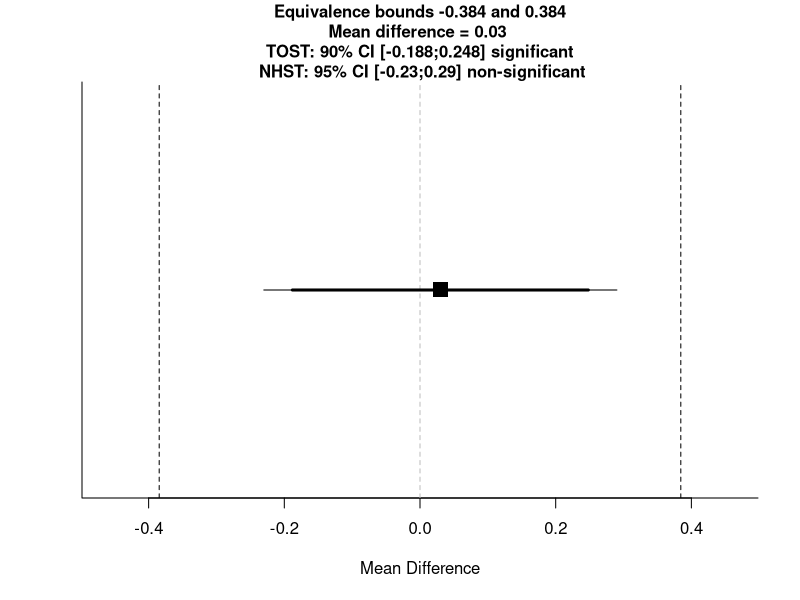
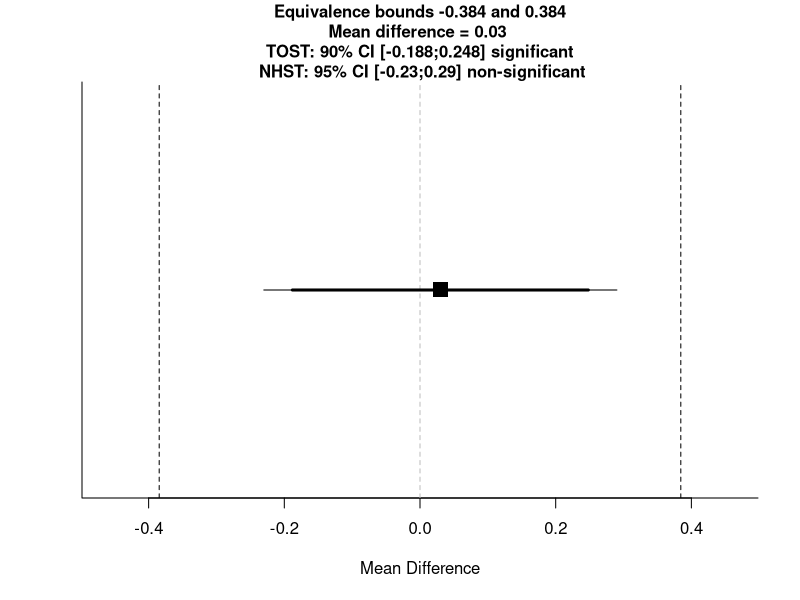
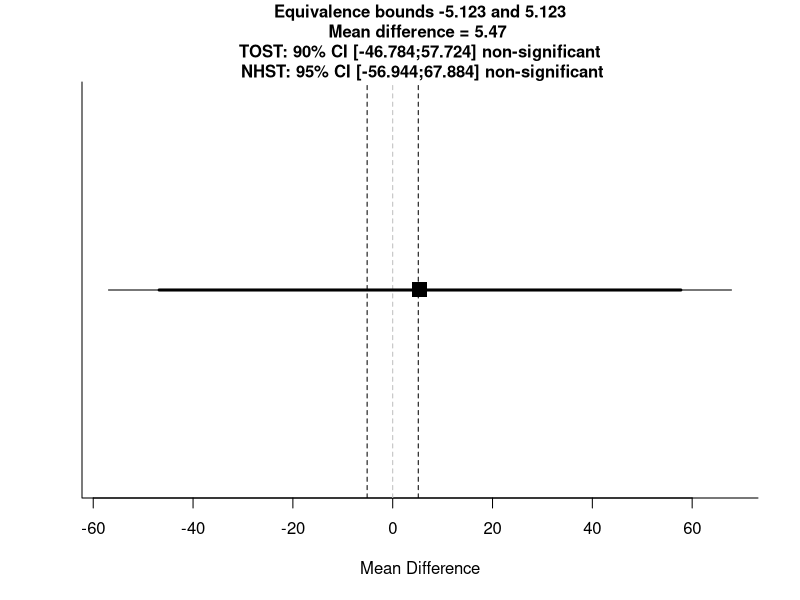
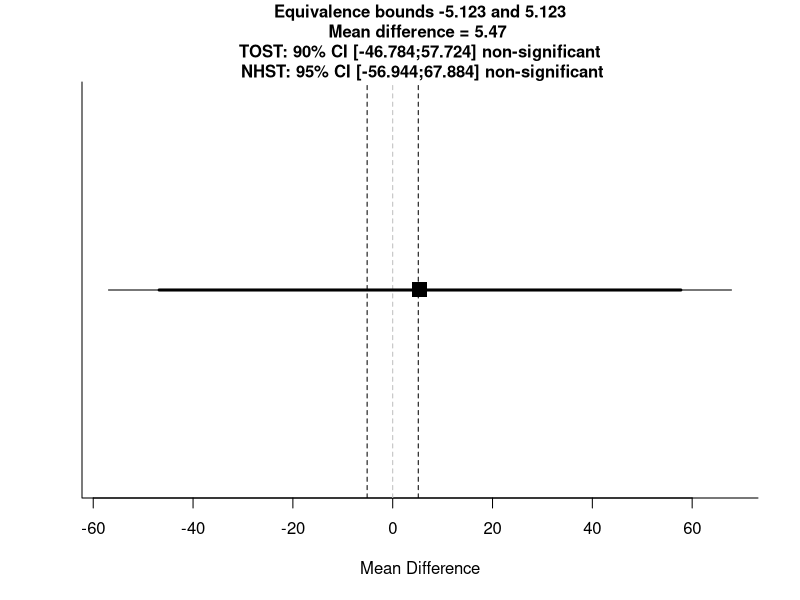
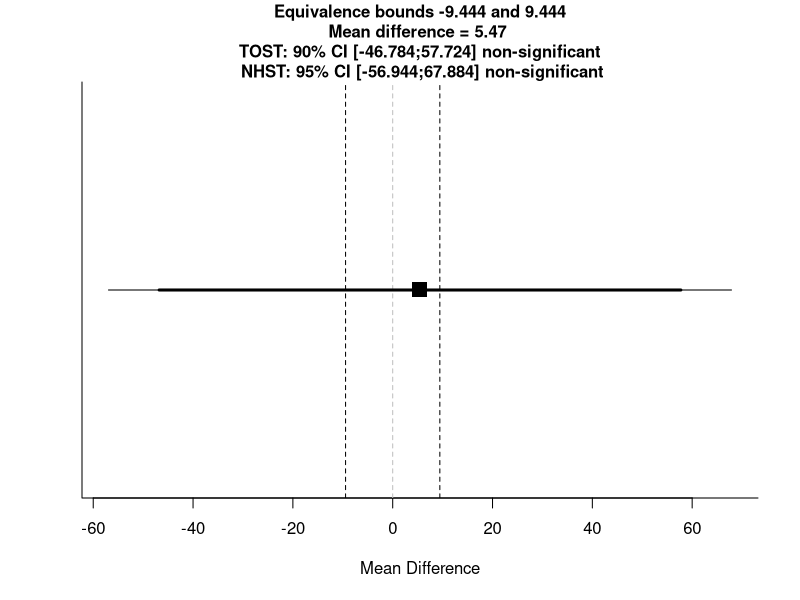
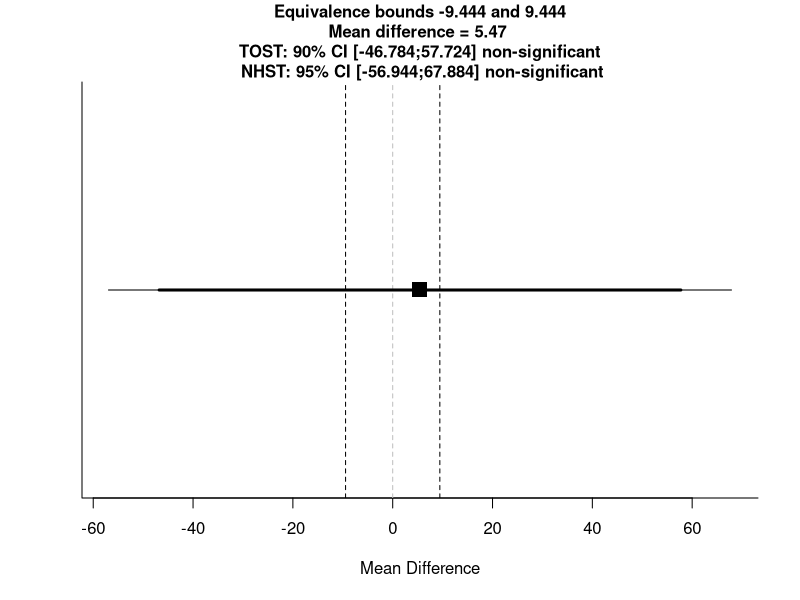
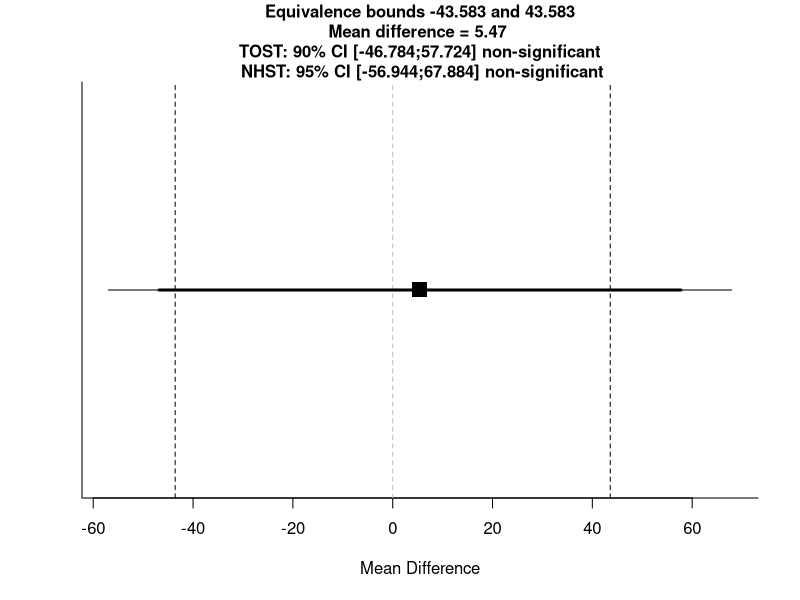
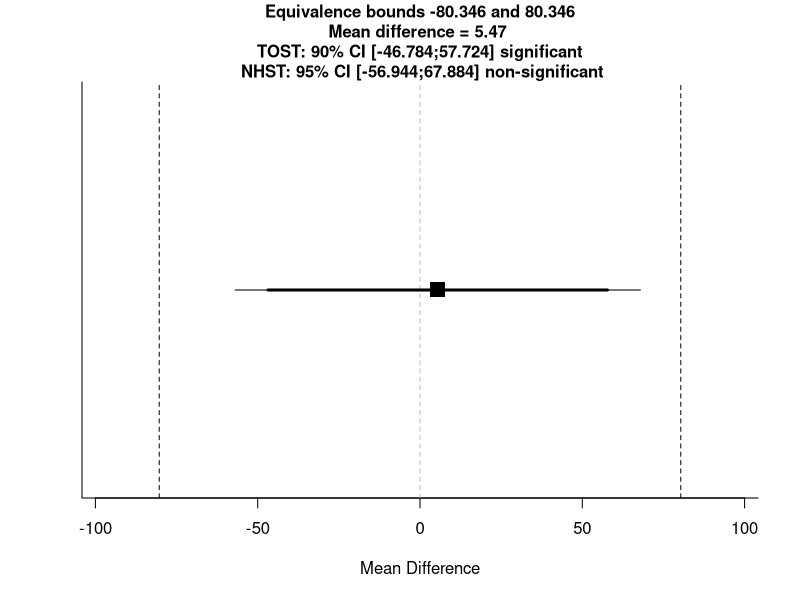

These charts were generated, in order, by the following R code:
###==========================================================================###
################ Daniel: TOSTtwo + BFs from standardised effects ###############
###==========================================================================###

#' TOST function for an independent t-test (Cohen's d)
#' @param m1 mean of group 1
#' @param m2 mean of group 2
#' @param sd1 standard deviation of group 1
#' @param sd2 standard deviation of group 2
#' @param n1 sample size in group 1
#' @param n2 sample size in group 2
#' @param low_eqbound_d lower equivalence bounds (e.g., -0.5) expressed in standardized mean difference (Cohen's d)
#' @param high_eqbound_d upper equivalence bounds (e.g., 0.5) expressed in standardized mean difference (Cohen's d)
#' @param alpha alpha level (default = 0.05)
#' @param var.equal logical variable indicating whether equal variances assumption is assumed to be TRUE or FALSE.  Defaults to FALSE.
#' @return Returns TOST t-value 1, TOST p-value 1, TOST t-value 2, TOST p-value 2, degrees of freedom, low equivalence bound, high equivalence bound, low equivalence bound in Cohen's d, high equivalence bound in Cohen's d, Lower limit confidence interval TOST, Upper limit confidence interval TOST
#' @importFrom stats pnorm pt qnorm qt
#' @importFrom graphics abline plot points segments title
#' @examples
#' ## Eskine (2013) showed that participants who had been exposed to organic
#' ## food were substantially harsher in their moral judgments relative to
#' ## those exposed to control (d = 0.81, 95% CI: [0.19, 1.45]). A
#' ## replication by Moery & Calin-Jageman (2016, Study 2) did not observe
#' ## a significant effect (Control: n = 95, M = 5.25, SD = 0.95, Organic
#' ## Food: n = 89, M = 5.22, SD = 0.83). Following Simonsohn's (2015)
#' ## recommendation the equivalence bound was set to the effect size the
#' ## original study had 33% power to detect (with n = 21 in each condition,
#' ## this means the equivalence bound is d = 0.48, which equals a
#' ## difference of 0.384 on a 7-point scale given the sample sizes and a
#' ## pooled standard deviation of 0.894). Using a TOST equivalence test
#' ## with default alpha = 0.05, not assuming equal variances, and equivalence
#' ## bounds of d = -0.43 and d = 0.43 is significant, t(182) = -2.69,
#' ## p = 0.004. We can reject effects larger than d = 0.43.
#'
#' TOSTtwo(m1=5.25,m2=5.22,sd1=0.95,sd2=0.83,n1=95,n2=89,low_eqbound_d=-0.43,high_eqbound_d=0.43)
#' @section References:
#' Berger, R. L., & Hsu, J. C. (1996). Bioequivalence Trials, Intersection-Union Tests and Equivalence Confidence Sets. Statistical Science, 11(4), 283-302.
#'
#' Gruman, J. A., Cribbie, R. A., & Arpin-Cribbie, C. A. (2007). The effects of heteroscedasticity on tests of equivalence. Journal of Modern Applied Statistical Methods, 6(1), 133-140, formula for Welch's t-test on page 135
#' @export
#'

TOSTtwo<-function(m1,m2,sd1,sd2,n1,n2,low_eqbound_d, high_eqbound_d, alpha, var.equal, prior_dist, effect_prior, se_prior, df_prior){
  if(missing(alpha)) {
    alpha<-0.05
  }
  if(missing(var.equal)) {
    var.equal<-FALSE
  }
  if(var.equal==TRUE) {
    sdpooled<-sqrt((((n1 - 1)*(sd1^2)) + (n2 - 1)*(sd2^2))/((n1+n2)-2)) #calculate sd pooled
    low_eqbound<-low_eqbound_d*sdpooled
    high_eqbound<-high_eqbound_d*sdpooled
    degree_f<-n1+n2-2
    t1<-((m1-m2)-low_eqbound)/(sdpooled*sqrt(1/n1 + 1/n2))  #students t-test lower bound
    p1<-pt(t1, degree_f, lower.tail=FALSE)
    t2<-((m1-m2)-high_eqbound)/(sdpooled*sqrt(1/n1 + 1/n2)) #students t-test upper bound
    p2<-pt(t2, degree_f, lower.tail=TRUE)
    t<-(m1-m2)/(sdpooled*sqrt(1/n1 + 1/n2))
    pttest<-2*pt(-abs(t), df=degree_f)
    LL90<-(m1-m2)-qt(1-alpha, n1+n2-2)*(sdpooled*sqrt(1/n1 + 1/n2))
    UL90<-(m1-m2)+qt(1-alpha, n1+n2-2)*(sdpooled*sqrt(1/n1 + 1/n2))
    LL95<-(m1-m2)-qt(1-(alpha/2), n1+n2-2)*(sdpooled*sqrt(1/n1 + 1/n2))
    UL95<-(m1-m2)+qt(1-(alpha/2), n1+n2-2)*(sdpooled*sqrt(1/n1 + 1/n2))
  } else {
    sdpooled<-sqrt((sd1^2 + sd2^2)/2) #calculate sd root mean squared for Welch's t-test
    low_eqbound<-low_eqbound_d*sdpooled
    high_eqbound<-high_eqbound_d*sdpooled
    degree_f<-(sd1^2/n1+sd2^2/n2)^2/(((sd1^2/n1)^2/(n1-1))+((sd2^2/n2)^2/(n2-1))) #degrees of freedom for Welch's t-test
    t1<-((m1-m2)-low_eqbound)/sqrt(sd1^2/n1 + sd2^2/n2) #welch's t-test upper bound
    p1<-pt(t1, degree_f, lower.tail=FALSE) #p-value for Welch's TOST t-test
    t2<-((m1-m2)-high_eqbound)/sqrt(sd1^2/n1 + sd2^2/n2) #welch's t-test lower bound
    p2<-pt(t2, degree_f, lower.tail=TRUE) #p-value for Welch's TOST t-test
    t<-(m1-m2)/sqrt(sd1^2/n1 + sd2^2/n2) #welch's t-test NHST
    pttest<-2*pt(-abs(t), df=degree_f) #p-value for Welch's t-test
    LL90<-(m1-m2)-qt(1-alpha, degree_f)*sqrt(sd1^2/n1 + sd2^2/n2) #Lower limit for CI Welch's t-test
    UL90<-(m1-m2)+qt(1-alpha, degree_f)*sqrt(sd1^2/n1 + sd2^2/n2) #Upper limit for CI Welch's t-test
    LL95<-(m1-m2)-qt(1-(alpha/2), degree_f)*sqrt(sd1^2/n1 + sd2^2/n2) #Lower limit for CI Welch's t-test
    UL95<-(m1-m2)+qt(1-(alpha/2), degree_f)*sqrt(sd1^2/n1 + sd2^2/n2) #Upper limit for CI Welch's t-test
  }
  ptost<-max(p1,p2) #Get highest p-value for summary TOST result
  ttost<-ifelse(abs(t1) < abs(t2), t1, t2) #Get lowest t-value for summary TOST result
  dif<-(m1-m2)
  testoutcome<-ifelse(pttest<alpha,"significant","non-significant")
  TOSToutcome<-ifelse(ptost<alpha,"significant","non-significant")
  plot(NA, ylim=c(0,1), xlim=c(min(LL90,low_eqbound)-max(UL90-LL90, high_eqbound-low_eqbound)/10, max(UL90,high_eqbound)+max(UL90-LL90, high_eqbound-low_eqbound)/10), bty="l", yaxt="n", ylab="",xlab="Mean Difference")
  points(x=dif, y=0.5, pch=15, cex=2)
  abline(v=high_eqbound, lty=2)
  abline(v=low_eqbound, lty=2)
  abline(v=0, lty=2, col="grey")
  segments(LL90,0.5,UL90,0.5, lwd=3)
  segments(LL95,0.5,UL95,0.5, lwd=1)
  title(main=paste("Equivalence bounds ",round(low_eqbound,digits=3)," and ",round(high_eqbound,digits=3),"\nMean difference = ",round(dif,digits=3)," \n TOST: ", 100*(1-alpha*2),"% CI [",round(LL90,digits=3),";",round(UL90,digits=3),"] ", TOSToutcome," \n NHST: ", 100*(1-alpha),"% CI [",round(LL95,digits=3),";",round(UL95,digits=3),"] ", testoutcome,sep=""), cex.main=1)
  if(var.equal == TRUE) {
    message(cat("Using alpha = ",alpha," Student's t-test was ",testoutcome,", t(",degree_f,") = ",t,", p = ",pttest,sep=""))
    cat("\n")
    message(cat("Using alpha = ",alpha," the equivalence test based on Student's t-test was ",TOSToutcome,", t(",degree_f,") = ",ttost,", p = ",ptost,sep=""))
  } else {
    message(cat("Using alpha = ",alpha," Welch's t-test was ",testoutcome,", t(",degree_f,") = ",t,", p = ",pttest,sep=""))
    cat("\n")
    message(cat("Using alpha = ",alpha," the equivalence test based on Welch's t-test  was ",TOSToutcome,", t(",degree_f,") = ",ttost,", p = ",ptost,sep=""))
  }
  TOSTresults<-data.frame(t1,p1,t2,p2,degree_f)
  colnames(TOSTresults) <- c("t-value 1","p-value 1","t-value 2","p-value 2","df")
  bound_d_results<-data.frame(low_eqbound_d,high_eqbound_d)
  colnames(bound_d_results) <- c("low bound d","high bound d")
  bound_results<-data.frame(low_eqbound,high_eqbound)
  colnames(bound_results) <- c("low bound raw","high bound raw")
  CIresults<-data.frame(LL90,UL90)
  colnames(CIresults) <- c(paste("Lower Limit ",100*(1-alpha*2),"% CI raw",sep=""),paste("Upper Limit ",100*(1-alpha*2),"% CI raw",sep=""))
  cat("TOST results:\n")
  print(TOSTresults)
  cat("\n")
  cat("Equivalence bounds (Cohen's d):\n")
  print(bound_d_results)
  cat("\n")
  cat("Equivalence bounds (raw scores):\n")
  print(bound_results)
  cat("\n")
  cat("TOST confidence interval:\n")
  print(CIresults)
  #below added BF calc
  bayes<-TRUE #expect to povide bayes
  if(missing(effect_prior)) {
    bayes<-FALSE #if no prior effect size is provided, BF not calculated
  }
  if(bayes==TRUE) {
    if(prior_dist=="normal") {
      if(missing(se_prior)) {
        se_prior<-effect_prior/2 #if not specified otherwise, default SE is effect/2
      }
    }
    if(prior_dist=="halfnormal") {
      if(missing(se_prior)) {
        se_prior<-effect_prior #if not specified otherwise, default SE is effect
        effect_prior<-0 #halfnormal is centered on 0
      }
    }
  }
  if(missing(df_prior)) {
    df_prior<-100000 #if not specified otherwise, default df = 100000 (practically normal)
  }
  theta <- effect_prior - 10 * se_prior
  incr <- se_prior / 200
  theta=seq(from = effect_prior - 10 * se_prior, by = incr, length = 4001)
  dist_theta <- dt(x = (theta-effect_prior)/se_prior, df=df_prior)
  if(prior_dist=="halfnormal"){
    dist_theta[theta <= 0] = 0
  }
  dist_theta_alt = dist_theta/sum(dist_theta)
  likelihood <- dt((abs(dif)-theta)/(abs(dif)/abs(t)), df = degree_f) #use abs(dif) - can be set to d
  likelihood_alt = likelihood/sum(likelihood)
  height <- dist_theta * likelihood
  area <- sum(height * incr)
  normarea <- sum(dist_theta * incr)
  height_alt = dist_theta_alt * likelihood_alt
  height_alt = height_alt/sum(height_alt)
  LikelihoodTheory <- area/normarea
  LikelihoodNull <- dt(abs(dif)/(abs(dif)/abs(t)), df = degree_f)
  BayesFactor <- round(LikelihoodTheory / LikelihoodNull, 2)
  bayes_results <- data.frame(BayesFactor, LikelihoodTheory, LikelihoodNull)
  colnames(bayes_results) <- c("Bayes Factor","Likelihood (alternative)","Likelihood (null)")
  cat("Bayes Results:\n")
  print(bayes_results)
  cat("\n")
  invisible(list(TOST_t1=t1,TOST_p1=p1,TOST_t2=t2,TOST_p2=p2, TOST_df=degree_f,alpha=alpha,low_eqbound=low_eqbound,high_eqbound=high_eqbound,low_eqbound_d=low_eqbound_d,high_eqbound_d=high_eqbound_d, LL_CI_TOST=LL90,UL_CI_TOST=UL90,bf=BayesFactor, ll_theory=LikelihoodTheory, ll_null=LikelihoodNull))
}

TOSTtwo(m1=5.25,m2=5.22,sd1=0.95,sd2=0.83,n1=95,n2=89,low_eqbound_d=-0.43,high_eqbound_d=0.43, var.equal=TRUE, prior_dist = "halfnormal", effect_prior = 0.5)
TOSTtwo(m1=5.25,m2=5.22,sd1=0.95,sd2=0.83,n1=95,n2=89,low_eqbound_d=-0.43,high_eqbound_d=0.43, var.equal=TRUE, prior_dist = "normal", effect_prior = 0.5)

###==========================================================================###
############### Neil McLatchie: TOSTtwo + BFs from *raw* effects ###############
###==========================================================================###

TOSTtwo.raw.nm<-function(m1,m2,sd1,sd2,n1,n2,low_eqbound, high_eqbound, alpha, var.equal, prior_dist, effect_prior, se_prior, df_prior)
{
  if(missing(alpha)) {
    alpha<-0.05
  }
  if(missing(var.equal)) {
    var.equal<-FALSE
  }
  if(var.equal==TRUE) {
    sdpooled<-sqrt((((n1 - 1)*(sd1^2)) + (n2 - 1)*(sd2^2))/((n1+n2)-2)) #calculate sd pooled
    t1<-((m1-m2)-low_eqbound)/(sdpooled*sqrt(1/n1 + 1/n2))
    degree_f<-n1+n2-2
    p1<-pt(t1, degree_f, lower.tail=FALSE)
    t2<-((m1-m2)-high_eqbound)/(sdpooled*sqrt(1/n1 + 1/n2))
    p2<-pt(t2, degree_f, lower.tail=TRUE)
    LL90<-(m1-m2)-qt(1-alpha, degree_f)*(sdpooled*sqrt(1/n1 + 1/n2))
    UL90<-(m1-m2)+qt(1-alpha, degree_f)*(sdpooled*sqrt(1/n1 + 1/n2))
    LL95<-(m1-m2)-qt(1-(alpha/2), degree_f)*(sdpooled*sqrt(1/n1 + 1/n2))
    UL95<-(m1-m2)+qt(1-(alpha/2), degree_f)*(sdpooled*sqrt(1/n1 + 1/n2))
    t<-(m1-m2)/(sdpooled*sqrt(1/n1 + 1/n2))
    pttest<-2*pt(-abs(t), df=degree_f)
  } else {
    sdpooled<-sqrt((sd1^2 + sd2^2)/2) #calculate sd root mean squared for Welch's t-test
    t1<-((m1-m2)-low_eqbound)/sqrt(sd1^2/n1 + sd2^2/n2) #welch's t-test lower bound
    degree_f<-(sd1^2/n1+sd2^2/n2)^2/(((sd1^2/n1)^2/(n1-1))+((sd2^2/n2)^2/(n2-1))) #degrees of freedom for Welch's t-test
    p1<-pt(t1, degree_f, lower.tail=FALSE) #p-value for Welch's TOST t-test
    t2<-((m1-m2)-high_eqbound)/sqrt(sd1^2/n1 + sd2^2/n2) #welch's t-test upper bound
    p2<-pt(t2, degree_f, lower.tail=TRUE) #p-value for Welch's TOST t-test
    t<-(m1-m2)/sqrt(sd1^2/n1 + sd2^2/n2) #welch's t-test NHST
    pttest<-2*pt(-abs(t), df=degree_f) #p-value for Welch's t-test
    LL90<-(m1-m2)-qt(1-alpha, degree_f)*sqrt(sd1^2/n1 + sd2^2/n2) #Lower limit for CI Welch's t-test
    UL90<-(m1-m2)+qt(1-alpha, degree_f)*sqrt(sd1^2/n1 + sd2^2/n2) #Upper limit for CI Welch's t-test
    LL95<-(m1-m2)-qt(1-(alpha/2), degree_f)*sqrt(sd1^2/n1 + sd2^2/n2) #Lower limit for CI Welch's t-test
    UL95<-(m1-m2)+qt(1-(alpha/2), degree_f)*sqrt(sd1^2/n1 + sd2^2/n2) #Upper limit for CI Welch's t-test
  }
  ptost<-max(p1,p2) #Get highest p-value for summary TOST result
  ttost<-ifelse(abs(t1) < abs(t2), t1, t2) #Get lowest t-value for summary TOST result
  dif<-(m1-m2)
  testoutcome<-ifelse(pttest<alpha,"significant","non-significant")
  TOSToutcome<-ifelse(ptost<alpha,"significant","non-significant")
  plot(NA, ylim=c(0,1), xlim=c(min(LL90,low_eqbound)-max(UL90-LL90, high_eqbound-low_eqbound)/10, max(UL90,high_eqbound)+max(UL90-LL90, high_eqbound-low_eqbound)/10), bty="l", yaxt="n", ylab="",xlab="Mean Difference")
  points(x=dif, y=0.5, pch=15, cex=2)
  abline(v=high_eqbound, lty=2)
  abline(v=low_eqbound, lty=2)
  abline(v=0, lty=2, col="grey")
  segments(LL90,0.5,UL90,0.5, lwd=3)
  segments(LL95,0.5,UL95,0.5, lwd=1)
  title(main=paste("Equivalence bounds ",round(low_eqbound,digits=3)," and ",round(high_eqbound,digits=3),"\nMean difference = ",round(dif,digits=3)," \n TOST: ", 100*(1-alpha*2),"% CI [",round(LL90,digits=3),";",round(UL90,digits=3),"] ", TOSToutcome," \n NHST: ", 100*(1-alpha),"% CI [",round(LL95,digits=3),";",round(UL95,digits=3),"] ", testoutcome,sep=""), cex.main=1)
  if(var.equal == TRUE) {
    message(cat("Using alpha = ",alpha," Student's t-test was ",testoutcome,", t(",degree_f,") = ",t,", p = ",pttest,sep=""))
    cat("\n")
    message(cat("Using alpha = ",alpha," the equivalence test based on Student's t-test was ",TOSToutcome,", t(",degree_f,") = ",ttost,", p = ",ptost,sep=""))
  } else {
    message(cat("Using alpha = ",alpha," Welch's t-test was ",testoutcome,", t(",degree_f,") = ",t,", p = ",pttest,sep=""))
    cat("\n")
    message(cat("Using alpha = ",alpha," the equivalence test based on Welch's t-test  was ",TOSToutcome,", t(",degree_f,") = ",ttost,", p = ",ptost,sep=""))
  }
  TOSTresults<-data.frame(t1,p1,t2,p2,degree_f)
  colnames(TOSTresults) <- c("t-value 1","p-value 1","t-value 2","p-value 2","df")
  bound_results<-data.frame(low_eqbound,high_eqbound)
  colnames(bound_results) <- c("low bound raw","high bound raw")
  CIresults<-data.frame(LL90,UL90)
  colnames(CIresults) <- c(paste("Lower Limit ",100*(1-alpha*2),"% CI raw",sep=""),paste("Upper Limit ",100*(1-alpha*2),"% CI raw",sep=""))
  cat("TOST results:\n")
  print(TOSTresults)
  cat("\n")
  cat("Equivalence bounds (raw scores):\n")
  print(bound_results)
  cat("\n")
  cat("TOST confidence interval:\n")
  print(CIresults)
  #below added BF calc
  bayes<-TRUE #expect to provide bayes
  if(missing(effect_prior)) {
    bayes<-FALSE #if no prior effect size is provided, BF not calculated
  }
  if(bayes==TRUE) {
    if(prior_dist=="normal") {
      if(missing(se_prior)) {
        se_prior<-effect_prior/2 #if not specified otherwise, default SE is effect/2
      }
    }
    if(prior_dist=="halfnormal") {
      if(missing(se_prior)) {
        se_prior<-effect_prior #if not specified otherwise, default SE is effect
        effect_prior<-0 #halfnormal is centered on 0
      } }
    if(prior_dist=="cauchy") {
      df_prior<-1
      {
        if(missing(se_prior)) 
        {df_prior<-1
        se_prior<-effect_prior/2} #if not specified otherwise, default SE is effect
      }}
    if(prior_dist=="halfcauchy") {
      {df_prior<-1}
      if(missing(se_prior)) {
        df_prior<-1
        se_prior<-effect_prior #if not specified otherwise, default SE is effect
        effect_prior<-0 #halfcauchy is centered on 0
      }}
    
    if(missing(df_prior)) {
      df_prior<-1000 #if not specified otherwise, default df = 100000 (practically normal)
    }
    theta <- effect_prior - 10 * se_prior
    incr <- se_prior / 200
    theta=seq(from = effect_prior - 10 * se_prior, by = incr, length = 4001)
    dist_theta <- dt(x = (theta-effect_prior)/se_prior, df=df_prior)
    if(prior_dist=="halfnormal"){
      dist_theta[theta <= 0] = 0
    }
    if(prior_dist=="halfcauchy"){
      dist_theta[theta <= 0] = 0
    }
    dist_theta_alt = dist_theta/sum(dist_theta)
    likelihood <- dt((abs(dif)-theta)/(abs(dif)/abs(t)), df = degree_f) #use abs(dif) - can be set to d
    likelihood_alt = likelihood/sum(likelihood)
    height <- dist_theta * likelihood
    area <- sum(height * incr)
    normarea <- sum(dist_theta * incr)
    height_alt = dist_theta_alt * likelihood_alt
    height_alt = height_alt/sum(height_alt)
    LikelihoodTheory <- area/normarea
    LikelihoodNull <- dt(abs(dif)/(abs(dif)/abs(t)), df = degree_f)
    BayesFactor <- round(LikelihoodTheory / LikelihoodNull, 2)
    bayes_results <- data.frame(BayesFactor, LikelihoodTheory, LikelihoodNull)
    colnames(bayes_results) <- c("Bayes Factor","Likelihood (alternative)","Likelihood (null)")
    cat("Bayes Results:\n")
    print(bayes_results)
    cat("\n")
    invisible(list(TOST_t1=t1,TOST_p1=p1,TOST_t2=t2,TOST_p2=p2, TOST_df=degree_f,alpha=alpha,low_eqbound=low_eqbound,high_eqbound=high_eqbound,low_eqbound=low_eqbound,high_eqbound=high_eqbound, LL_CI_TOST=LL90,UL_CI_TOST=UL90,bf=BayesFactor, ll_theory=LikelihoodTheory, ll_null=LikelihoodNull))
    
  }}

###==========================================================================###

library(pwr)

###==========================================================================###
###==========================================================================###
###==========================================================================###


### Transfer examples from Dienes & McLatchie (2017)

## example 3: grounded cognition (Brandt et al.)

# original study: Banerjee et al.
orig.m1 <- 87.6
orig.m2 <- 74.3
orig.sd1 <- 7.40
orig.sd2 <- 26.85
orig.d <- 0.64
orig.t <- 2.7
orig.N <- 74
orig.raw <- abs(orig.m2-orig.m1)
orig.sdpooled <- sqrt((orig.sd1^2 + orig.sd2^2)/(orig.N-2))
orig.se <- orig.sdpooled/sqrt(orig.N)
orig.df <- orig.N-2

# replication study: Brandt et al.
rep.m1 <- 135.91
rep.m2 <- 130.44
rep.sd1 <- 192.64
rep.sd2 <- 152.03
rep.d <- .03
rep.n1 <- 60 # this is a guess, the paper only reports total N = 121
rep.n2 <- 61 # see previous comment
rep.N <- 121
rep.raw <- abs(rep.m2-rep.m1)
rep.sdpooled <- sqrt((rep.sd1^2 + rep.sd2^2)/(rep.N-2))
rep.se <- rep.sdpooled/sqrt(rep.N)
rep.df <- rep.N-2


# Calculate critical effect (d and raw): smallest effect orig. study had the power to detect
t.crit = qt(1-.05/2, (orig.N-2))
d.crit = t.crit*sqrt((1/(orig.N/2)) + 1/(orig.N/2))
raw.crit <- d.crit * sqrt(orig.sd1^2 + orig.sd2^2/2) # smallest raw effect orig. study could detect

# Small telescopes: Calculate d for which orig. study had 33% power
power <- pwr.t.test(n = orig.N, d = NULL, sig.level = 0.05, power = 0.33, type = "two.sample", alternative = "two.sided")
d.33 <- power$d
raw.33 <- d.33 * sqrt(orig.sd1^2 + orig.sd2^2/2) # raw effect for which orig. had 33% power


#### TOST & BF (re-)calculations 1: raw effects, using Neil's TOSTtwo.raw.nm

##Brandt.1.1.1## TOST: small telescopes; BF: halfnormal
# Dienes: BF = 0.97 --> successfully replicated
Brandt.1.1.1 <- TOSTtwo.raw.nm(m1=rep.m1, 
                               m2=rep.m2, 
                               sd1=rep.sd1, 
                               sd2 = rep.sd2, 
                               n1 = rep.n1, 
                               n2=rep.n2, 
                               low_eqbound = -raw.33, 
                               high_eqbound = raw.33, 
                               var.equal = TRUE, 
                               prior_dist = "halfnormal", 
                               effect_prior = orig.raw)

##Brandt.1.1.2## TOST: small telescopes; BF: Cauchy
# Dienes: BF = 0.97 --> !! not replicated: BF = 0.98
Brandt.1.1.2 <- TOSTtwo.raw.nm(m1=rep.m1, 
                               m2=rep.m2, 
                               sd1=rep.sd1, 
                               sd2 = rep.sd2, 
                               n1 = rep.n1, 
                               n2=rep.n2, 
                               low_eqbound = -raw.33, 
                               high_eqbound = raw.33, 
                               var.equal = TRUE, 
                               prior_dist = "cauchy", 
                               effect_prior = orig.raw, 
                               se_prior = orig.se, 
                               df_prior = orig.df)


##Brandt.1.2.1## TOST: critical effect; BF: halfnormal
# Dienes: BF = 0.97 --> successfully replicated
Brandt.1.2.1 <- TOSTtwo.raw.nm(m1=rep.m1, 
                               m2=rep.m2, 
                               sd1=rep.sd1, 
                               sd2 = rep.sd2, 
                               n1 = rep.n1, 
                               n2=rep.n2,
                               low_eqbound = -raw.crit, 
                               high_eqbound = raw.crit, 
                               var.equal = TRUE, 
                               prior_dist = "halfnormal", 
                               effect_prior = orig.raw)

##Brandt.1.2.2## TOST: critical effect; BF: Cauchy
## Dienes: BF = 0.97 --> !! not replicated: BF = 0.98
Brandt.1.2.2 <- TOSTtwo.raw.nm(m1=rep.m1, 
                               m2=rep.m2, 
                               sd1=rep.sd1, 
                               sd2 = rep.sd2, 
                               n1 = rep.n1, 
                               n2=rep.n2,
                               low_eqbound = -raw.crit, 
                               high_eqbound = raw.crit, 
                               var.equal = TRUE, 
                               prior_dist = "cauchy", 
                               effect_prior = orig.raw,
                               se_prior = orig.se, 
                               df_prior = orig.df)


#### TOST & BF (re-)calculations 2: standardised effects, using Daniel's TOSTtwo

##Brandt.2.1## TOST: small telescopes; BF: halfnormal
# Dienes: BF = 0.97 --> successfully replicated
Brandt.2.1 <- TOSTtwo(m1=rep.m1, 
                      m2=rep.m2, 
                      sd1=rep.sd1, 
                      sd2 = rep.sd2, 
                      n1 = rep.n1, 
                      n2=rep.n2, 
                      low_eqbound_d = -d.33, 
                      high_eqbound_d = d.33, 
                      var.equal = TRUE, 
                      prior_dist = "halfnormal", 
                      effect_prior = orig.raw)


##Brandt.2.2## TOST: critical effect; BF: halfnormal
# Dienes: BF = 0.97 --> successfully replicated
Brandt.2.2 <- TOSTtwo(m1=rep.m1, 
                      m2=rep.m2, 
                      sd1=rep.sd1, 
                      sd2 = rep.sd2, 
                      n1 = rep.n1, 
                      n2=rep.n2,
                      low_eqbound = -d.crit, 
                      high_eqbound = d.crit, 
                      var.equal = TRUE, 
                      prior_dist = "halfnormal", 
                      effect_prior = orig.raw)
